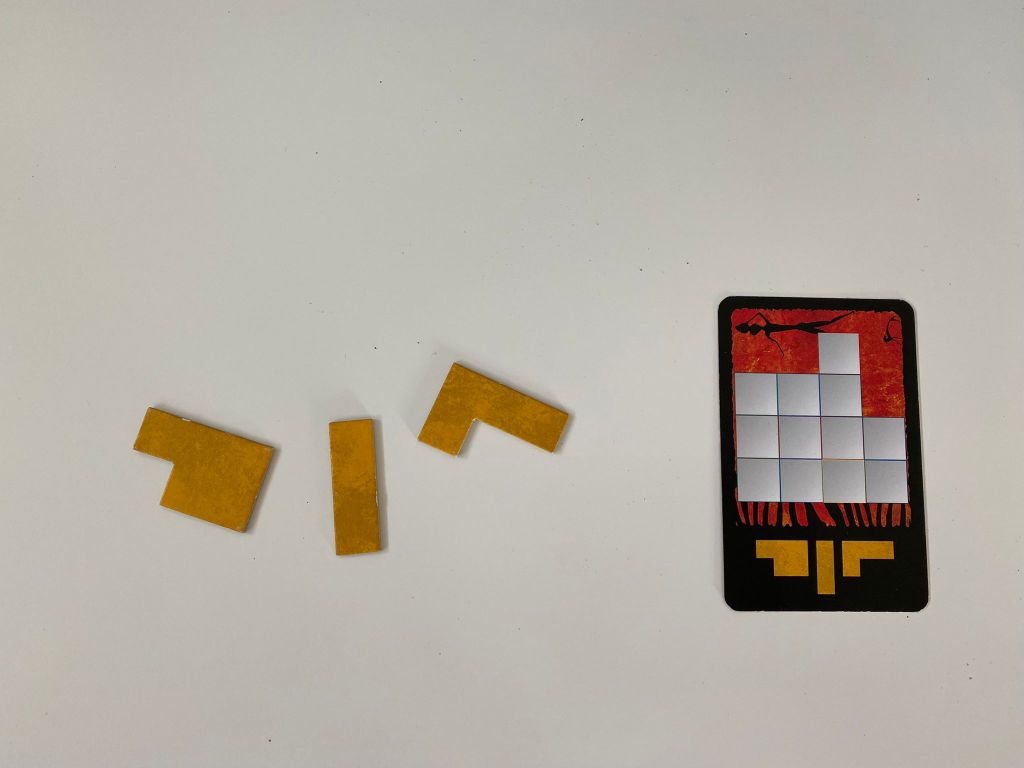
#> input picture data/3 tiles and playing card.jpeg, 2048 x 1536 px (shown at 1/2 size); its folder holds only this picture in this run
$ python -i CardDetector.py   (imports and definitions only)
#> lines starting #> are read from the running program, lines starting #| are printed output that depends on the picture; after the words box and inside, x2 and y2 are one past the last pixel; in counts of white or black regions, pixels touching at a corner belong together
#> further down, picture is the input picture: shape (1536, 2048, 3); mean B, G, R 162.9, 174, 180.4
### UbongoCard.py
class UbongoCard(object):

    def __init__(self):
        self.image = None
        self.contour = None
        self.playFieldPattern = None
        self.playFieldContour = []
        self.blocks = []
        self.blockPositions = []
        self.isValid = False

    def __str__(self):
        desc = f"Number of Blocks {len(self.blocks)}"
        return desc

### utils.py
import cv2
import numpy as np


def getminmax(input, lp=0, up=1):
    hist = cv2.calcHist([input.flatten()], [0], None, [256], [0, 256])

    cumHist = np.cumsum(hist).astype(np.float64)
    cumHist /= cumHist.max()

    m = np.logical_and(cumHist >= lp, cumHist <= up)
    d = np.arange(256)[m]

    if len(d) == 0:
        return 0, 1

    return d.min(), d.max()


def autoscale(image, globalscale=True, lp=0.03, up=0.97):
    imagef64 = image.astype(np.float64)

    if globalscale:
        gray = image.mean(axis=2).astype(np.uint8)
        minVal, maxVal = getminmax(gray, lp, up)

    for i in range(image.shape[2]):
        if not globalscale:
            minVal, maxVal = getminmax(image[..., i], lp, up)
        imagef64[..., i] = (imagef64[..., i] - minVal) / (maxVal - minVal) * 255

    imagef64[imagef64 < 0] = 0
    imagef64[imagef64 > 255] = 255

    image = imagef64.astype(np.uint8)

    return image


# ___________________new_____________________

# TO STACK ALL THE IMAGES IN ONE WINDOW


# [90 lines left out: functions stackimages, reorder, biggestcontour, biggest_contour, drawRectangle, not called in this run]


def nothing(x):
    pass


# [12 lines left out: functions initializeTrackbars, valTrackbars, not called in this run]

### CardDetector.py
import cv2
import numpy as np
from UbongoCard import *
from utils import autoscale


class CardDetector(object):

    # Size: card: 9.1cm x 5.9cm, field = 1.24cm x 1.24 cm

    def __init__(self, pyrfactor=2, levels=16):
        self.pyrfactor = pyrfactor
        self.levels = levels
        self.originImage = None


    def compute(self, image):

        self.originImage = image

        for _ in range(self.pyrfactor-1):
            image = cv2.pyrDown(image)

        self.wImage = self.getWhitenessImage(image)
        self.contourList = self.findContours(self.wImage)

        self.cardContours = self.findCardinContours(self.contourList)
        self.cardContours = self.mergeCardContours(self.cardContours)

        if len(self.cardContours) == 0:
            return []

        self.cards = []
        for i, cnt in enumerate(self.cardContours):
            card = UbongoCard()

            card.contour = self.refindCard(cnt, image)
            card.image = self.doAffineTransform(card.contour)

            if card.image is None:
                continue

            card.image = self.correctIllumination(card.image)
            card.image = self.correctCardOrientation(card.image)

            card.playFieldPattern, card.playFieldContour = self.detectPlayField(card.image.copy())
            card.blocks = self.detectBlocks(card.image.copy())

            self.cards.append(card)

        self.cards = self.sortCards(self.cards)

        return self.cards


    def getWhitenessImage(self, image):

        w = image[...].min(axis=2)
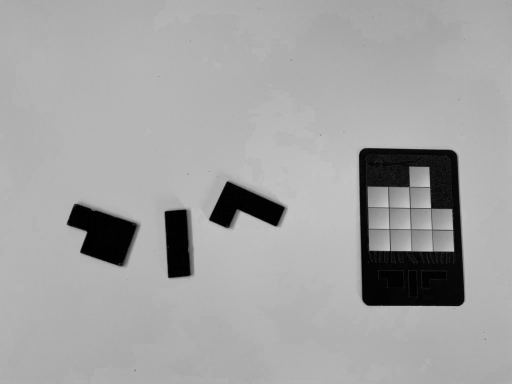
#> w: shape (768, 1024) (shown at 1/2 size); min 0, max 200, mean 162.8

        return np.array(w, np.uint8)


    def findContours(self, image):

        contourList = []
        for i in np.linspace(0, 255, self.levels+1, endpoint=False)[1:]:
            th, bin = cv2.threshold(image, i, 255, cv2.THRESH_BINARY)

            ks = int(32 * 2**-self.pyrfactor) | 1
            se = cv2.getStructuringElement(cv2.MORPH_ELLIPSE, (ks, ks))
            m = cv2.morphologyEx(bin, cv2.MORPH_OPEN, se)

            contours, hierarchy = cv2.findContours(m, cv2.RETR_TREE, cv2.CHAIN_APPROX_SIMPLE)
            contourList.extend(contours)
#> this loop made 16 passes
#> th on passes 1 to 8: 15, 30, 45, 60, 75, 90, 105, 120
#> pass 1, in findContours, `th, bin = cv2.threshold(image, i, 255, cv2.THRESH_BINARY)`:
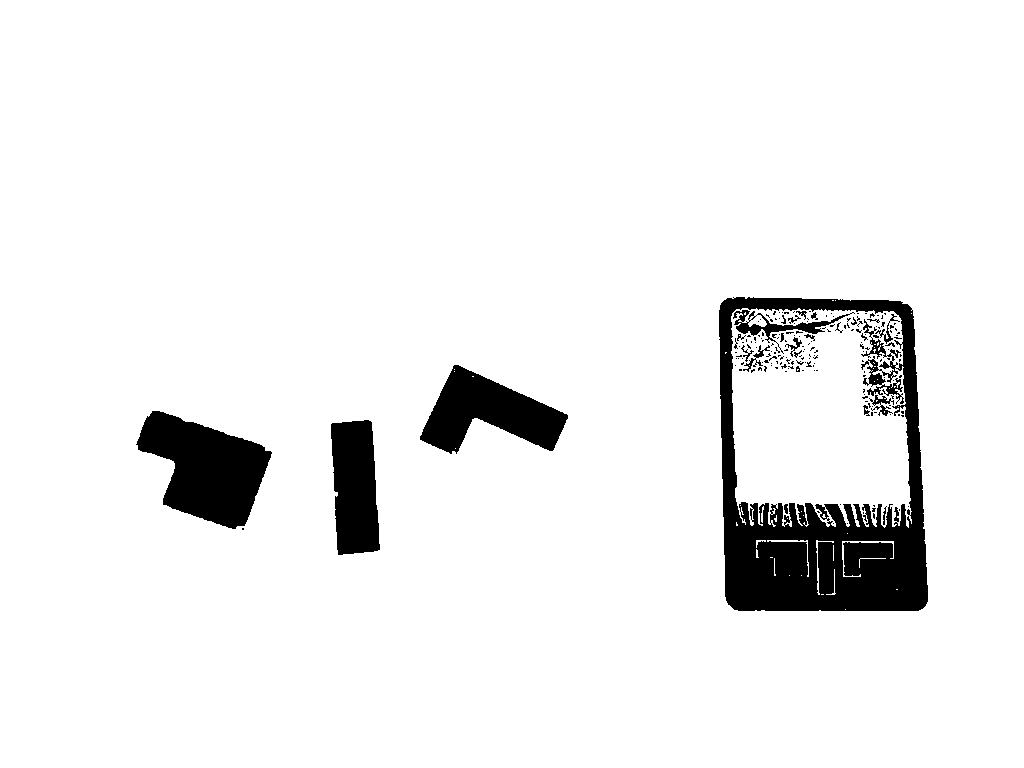
#> bin: shape (768, 1024); 93.4% white; 190 black regions (165 under 20 px), largest, box (x1, y1, x2, y2) and area: (719, 297, 928, 611) 27599, (136, 411, 272, 529) 9373, (420, 365, 568, 454) 6783
#> pass 1, in findContours, `m = cv2.morphologyEx(bin, cv2.MORPH_OPEN, se)`:
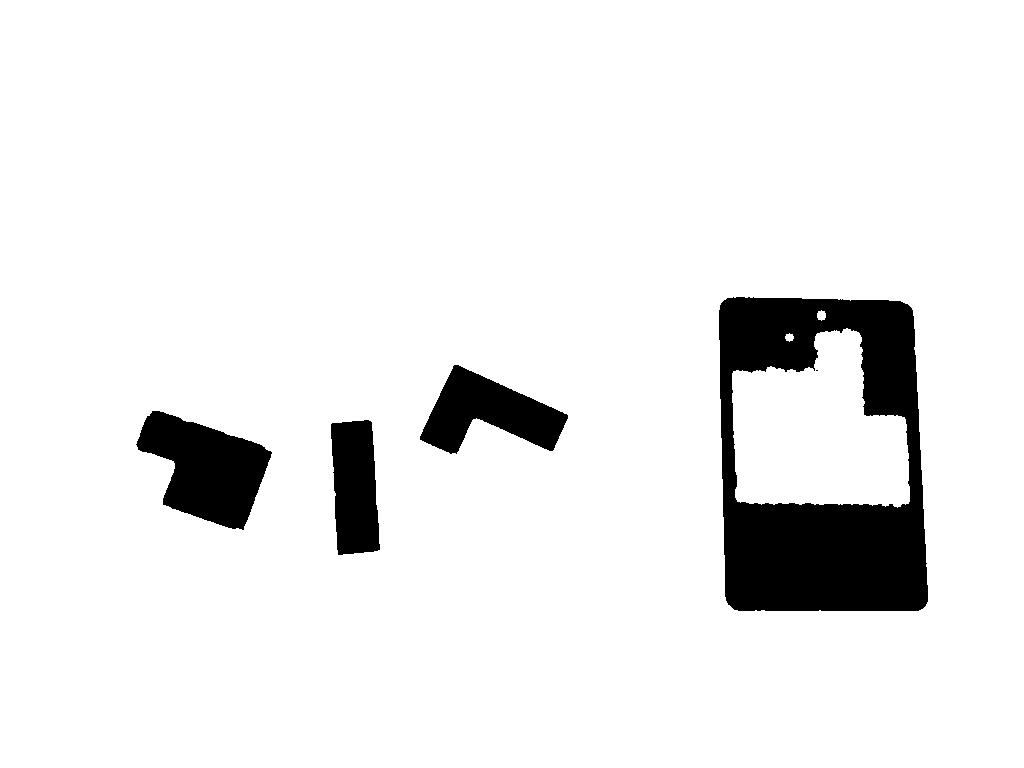
#> m: shape (768, 1024); 92.3% white; 5 black regions (1 under 20 px), largest, box (x1, y1, x2, y2) and area: (719, 297, 928, 611) 38540, (136, 411, 272, 530) 9416, (420, 365, 568, 454) 6805, (331, 420, 380, 555) 5486
#> pass 2, in findContours, `m = cv2.morphologyEx(bin, cv2.MORPH_OPEN, se)`:
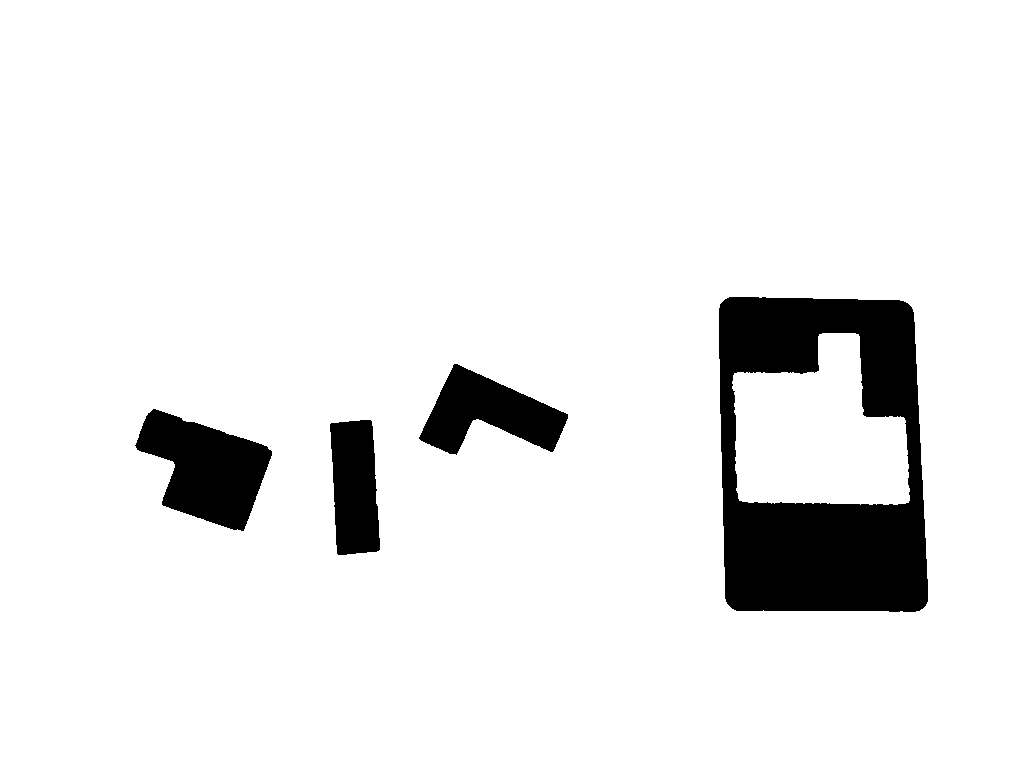
#> m: shape (768, 1024); 92.1% white; 4 black regions
#> after the loop, contourList = 565 contours, 356 with area under 20; largest, box (x1, y1, x2, y2) and area: (0, 0, 1024, 768) 784641, (0, 0, 1024, 768) 784641, (0, 0, 1024, 768) 784641, (0, 0, 1024, 768) 784641, (0, 0, 1024, 768) 784641
#> (the rest of the program and of its run is left out)
